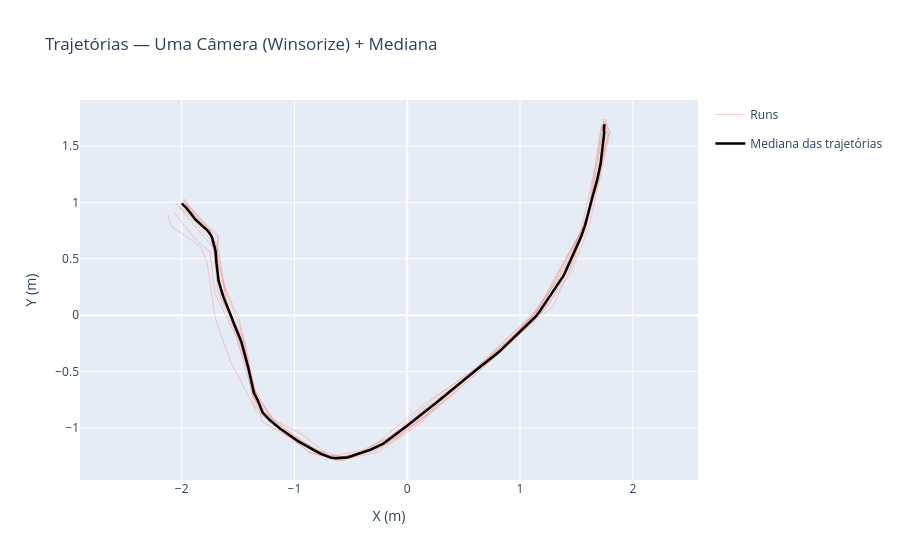

Notebook code for this chart:
### Markdown cell above
Verificação visual da interpolação: o gráfico abaixo mostra todos os caminhos e a mediana calculada a partir das etapas de preprocessamentos citadas anteriormente.

### Code cell
fig = go.Figure()

for i, (rx, ry) in enumerate(p for p in paths_winsorized_1cam if p is not None):
    fig.add_trace(go.Scatter(
        x=rx, y=ry,
        mode='lines', name='Runs',
        line=dict(color='tomato', width=1),
        opacity=0.3,
        legendgroup='runs', showlegend=(i == 0)
    ))

fig.add_trace(go.Scatter(
    x=median_path_winsorized_x_1cam, y=median_path_winsorized_y_1cam,
    mode='lines', name='Mediana das trajetórias',
    line=dict(color='black', width=2.5)
))

fig.update_layout(
    title='Trajetórias — Uma Câmera (Winsorize) + Mediana',
    xaxis_title='X (m)', yaxis_title='Y (m)',
    yaxis_scaleanchor='x', hovermode='closest'
)
fig.show()

### Figure 1 — Plotly figure (JSON) as saved in the notebook; plotly's stock layout.template omitted (floating-point values rounded to 4 significant figures; data arrays with more than 128 entries replaced by an {"elided": "..."} marker saying what was removed)
{"data": [{"legendgroup": "runs", "line": {"color": "tomato", "width": 1}, "mode": "lines", "name": "Runs", "opacity": 0.3, "showlegend": true, "type": "scatter", "x": {"elided": "500 float values"}, "y": {"elided": "500 float values"}}, {"legendgroup": "runs", "line": {"color": "tomato", "width": 1}, "mode": "lines", "name": "Runs", "opacity": 0.3, "showlegend": false, "type": "scatter", "x": {"elided": "500 float values"}, "y": {"elided": "500 float values"}}, {"legendgroup": "runs", "line": {"color": "tomato", "width": 1}, "mode": "lines", "name": "Runs", "opacity": 0.3, "showlegend": false, "type": "scatter", "x": {"elided": "500 float values"}, "y": {"elided": "500 float values"}}, {"legendgroup": "runs", "line": {"color": "tomato", "width": 1}, "mode": "lines", "name": "Runs", "opacity": 0.3, "showlegend": false, "type": "scatter", "x": {"elided": "500 float values"}, "y": {"elided": "500 float values"}}, {"legendgroup": "runs", "line": {"color": "tomato", "width": 1}, "mode": "lines", "name": "Runs", "opacity": 0.3, "showlegend": false, "type": "scatter", "x": {"elided": "500 float values"}, "y": {"elided": "500 float values"}}, {"legendgroup": "runs", "line": {"color": "tomato", "width": 1}, "mode": "lines", "name": "Runs", "opacity": 0.3, "showlegend": false, "type": "scatter", "x": {"elided": "500 float values"}, "y": {"elided": "500 float values"}}, {"legendgroup": "runs", "line": {"color": "tomato", "width": 1}, "mode": "lines", "name": "Runs", "opacity": 0.3, "showlegend": false, "type": "scatter", "x": {"elided": "500 float values"}, "y": {"elided": "500 float values"}}, {"legendgroup": "runs", "line": {"color": "tomato", "width": 1}, "mode": "lines", "name": "Runs", "opacity": 0.3, "showlegend": false, "type": "scatter", "x": {"elided": "500 float values"}, "y": {"elided": "500 float values"}}, {"legendgroup": "runs", "line": {"color": "tomato", "width": 1}, "mode": "lines", "name": "Runs", "opacity": 0.3, "showlegend": false, "type": "scatter", "x": {"elided": "500 float values"}, "y": {"elided": "500 float values"}}, {"legendgroup": "runs", "line": {"color": "tomato", "width": 1}, "mode": "lines", "name": "Runs", "opacity": 0.3, "showlegend": false, "type": "scatter", "x": {"elided": "500 float values"}, "y": {"elided": "500 float values"}}, {"line": {"color": "black", "width": 2.5}, "mode": "lines", "name": "Mediana das trajetórias", "type": "scatter", "x": {"elided": "500 float values"}, "y": {"elided": "500 float values"}}], "layout": {"hovermode": "closest", "title": {"text": "Trajetórias — Uma Câmera (Winsorize) + Mediana"}, "xaxis": {"title": {"text": "X (m)"}}, "yaxis": {"scaleanchor": "x", "title": {"text": "Y (m)"}}}}
